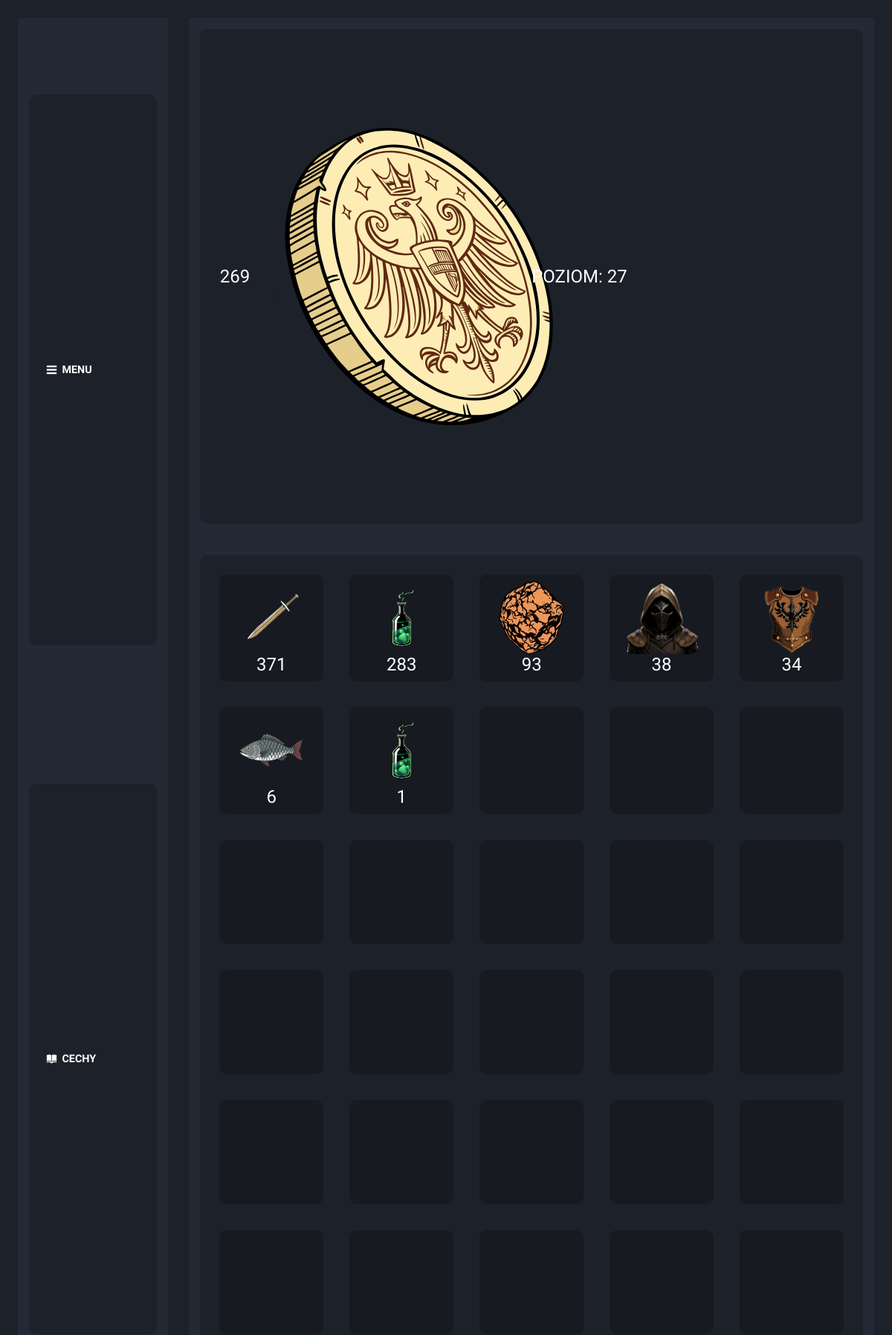
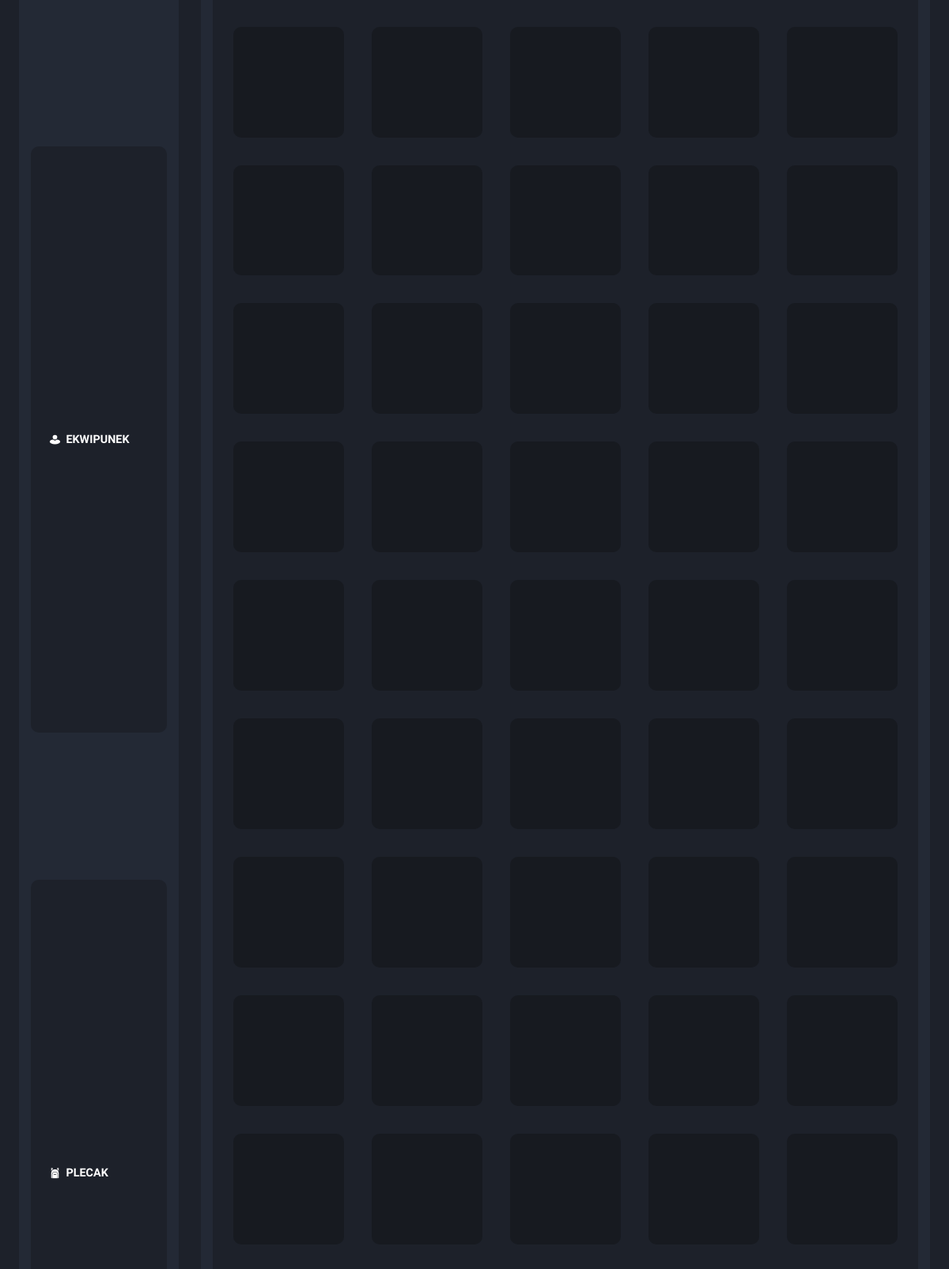
Page /backpack/index.php (signed in, upper part) on the committed database (2 pictures, top to bottom).
### tables this page shows
CREATE TABLE `users` (
  `ID` int(11) NOT NULL,
  `Login` varchar(255) NOT NULL,
  `Email` varchar(255) NOT NULL,
  `Password` varchar(255) NOT NULL,
  `money` int(11) NOT NULL DEFAULT 0,
  `b_upgrade` int(11) NOT NULL DEFAULT 0,
  `m_upgrade` int(11) NOT NULL DEFAULT 0,
  `t_upgrade` int(11) NOT NULL DEFAULT 0,
  `f_upgrade` int(11) NOT NULL DEFAULT 0
);

CREATE TABLE `statistic` (
  `ID` int(255) NOT NULL,
  `STR` int(255) NOT NULL DEFAULT 10,
  `DEX` int(255) NOT NULL DEFAULT 10,
  `INT` int(255) NOT NULL DEFAULT 10,
  `VIT` int(255) NOT NULL DEFAULT 10,
  `END` int(255) NOT NULL DEFAULT 10,
  `LUCK` int(255) NOT NULL DEFAULT 10,
  `LVL` int(255) NOT NULL DEFAULT 1,
  `XP` int(255) NOT NULL DEFAULT 0
);

CREATE TABLE `inventory` (
  `SID` int(11) NOT NULL,
  `user_ID` int(11) NOT NULL,
  `Item_ID` int(11) NOT NULL,
  `quantity` int(11) NOT NULL
);

CREATE TABLE `items` (
  `ID` int(11) NOT NULL,
  `type` varchar(255) NOT NULL,
  `name` varchar(255) NOT NULL,
  `description` varchar(255) NOT NULL,
  `image` varchar(255) NOT NULL,
  `price` int(11) NOT NULL,
  `P_dmg` int(11) NOT NULL DEFAULT 0,
  `S_dmg` int(11) NOT NULL DEFAULT 0,
  `B_dmg` int(11) NOT NULL DEFAULT 0,
  `A_s` int(11) NOT NULL DEFAULT 0,
  `F_dmg` int(11) NOT NULL DEFAULT 0,
  `I_dmg` int(11) NOT NULL DEFAULT 0,
  `E_dmg` int(11) NOT NULL DEFAULT 0,
  `P_def` int(11) NOT NULL DEFAULT 0,
  `S_def` int(11) NOT NULL DEFAULT 0,
  `B_def` int(11) NOT NULL DEFAULT 0,
  `F_def` int(11) NOT NULL DEFAULT 0,
  `I_def` int(11) NOT NULL DEFAULT 0,
  `E_def` int(11) NOT NULL DEFAULT 0,
  `ADD_def` int(11) NOT NULL DEFAULT 0,
  `ADD_atk` int(11) NOT NULL DEFAULT 0,
  `ADD_hp` int(11) NOT NULL DEFAULT 0,
  `weapon_type` text NOT NULL DEFAULT 'none',
  `equipable` tinyint(1) NOT NULL DEFAULT 0
);

### backpack/index.php (the view, shortened to what this page needs)
<!DOCTYPE html>
<html lang="en">
<head>
    <link rel="stylesheet" href="style.css">
</head>
<body>
    <?php
        function scale($x, $y){
            $suffix = "";
            $x=$x*10;
            $x=round($x);
            $x=$x/10;
            return $x.$suffix;
        }
    ?>
    <aside id="menu">
        <section class="menu" onclick="hide()">
            <div class="menu_icon"><img src="../icons/menu.svg" alt=""></div>
            <div class="menu_text">MENU</div>
        </section>
        <section class="menu" onclick="character()">
            <div class="menu_icon"><img src="../icons/skill.svg" alt=""></div>
            <div class="menu_text">CECHY</div>
        </section>
        <section class="menu" onclick="equipment()">
            <div class="menu_icon"><img src="../icons/equipment.svg" alt=""></div>
            <div class="menu_text">EKWIPUNEK</div>
        </section>
        <section class="menu" onclick="backpack()">
            <div class="menu_icon"><img src="../icons/backpack.svg" alt=""></div>
            <div class="menu_text">PLECAK</div>
        </section>
    </aside>
    <main id="glowny">
        <header>
            <?php
            $connect=mysqli_connect("localhost","root","","rpg");
            $sql="SELECT money FROM users WHERE ID={$_SESSION["LOG-IN"]};";
            $resoult=mysqli_query($connect,$sql);
            while($row=mysqli_fetch_assoc($resoult))
            {
                $money=scale($row['money'],100000);
                echo "<section><span id='money'>{$money}</span><img src='../icons/coin.svg' alt='coin'></section>";
            }
            $sql="SELECT * FROM statistic WHERE ID='{$_SESSION['LOG-IN']}';";
            $resoult=mysqli_query($connect,$sql);
            while($row=mysqli_fetch_assoc($resoult))
                echo "<section>POZIOM: {$row['LVL']}</section>";
            ?>
        </header>
        <section class="inventory">
                <?php
                $sql="SELECT * FROM inventory LEFT JOIN items ON inventory.Item_ID=items.ID WHERE user_ID={$_SESSION["LOG-IN"]} ORDER BY quantity desc;";
                $resoult=mysqli_query($connect,$sql);
                while($row=mysqli_fetch_assoc($resoult))
                {
                    if($row['Item_ID']==0)
                        echo "<section class='inventory_slot'></section>";
                    else
                    {
                        $quantity=scale($row['quantity'],1000);
                        echo"
                            <section class='inventory_slot' id='slot{$row['SID']}' onclick='show_desc(\"#id{$row['SID']}\")'>
                                <img src='../items/{$row['image']}' alt=''>
                                <span id='IQ{$row['SID']}'>$quantity</span>
                            </section>
                        ";
                    }
                }
                ?>
        </section>
    </main>
</body>
</html>

### backpack/style.css (style rules this page uses)
body,html { padding: 0; margin: 0; width: 100%; height: 100%; }
* { font-family: "Comfortaa", Verdana, Geneva, Tahoma, sans-serif; transition: 1s ease; color: white; font-size: 2svw; border-radius: 10px; }
body { display: flex; flex-wrap: wrap; overflow: hidden; background-color: #1d212a; box-sizing: border-box; padding: 2%; }
main { width: 80%; height: 100%; background-color: #232935; box-sizing: border-box; border: 3px #232935 solid; border-radius: 2px; transition: 1s ease; padding: 1%; display: flex; flex-wrap: wrap; overflow: hidden; position: relative; animation:normal 3s main; }
header { width: 100%; height: 9%; margin-bottom: 1%; background-color: #1d212a; display: flex; padding: 0 3%; box-sizing: border-box; align-items: center; justify-content: left; }
header>section>img { height: 60%; margin-left: 5%; }
header>section { display: flex; align-items: center; justify-content: left; height: 100%; width: 50%; font-size: 2svw; }
aside { right: 0%; width: 17.5%; margin-right: 2.5%; height: 100%; background-color: #232935; box-sizing: border-box; border: 3px #232935 solid; border-radius: 2px; transition: 1s ease; display: flex; flex-wrap: wrap; padding: 1%; align-items: center; }
.menu { display: flex; align-items: center; justify-content: center; width: 100%; margin-bottom: 5%; height: 10%; background-color: #1d212a; overflow: hidden; box-sizing: border-box; padding: 10%; transition: 0.5s ease; }
span { text-align: center; }
.menu_icon>img { width: 70%; aspect-ratio: 1; }
.menu>div { opacity: 1; display: flex; align-items: center; transition: 1s ease; height: 100%; }
.menu_icon { width: 20%; justify-content: center; }
.menu_text { width: 80%; justify-content: left; font-size: 1.2svw; font-weight: bold; color: white; }
.inventory { display: flex; flex-wrap: wrap; width: 100%; height: 90%; background-color: #1d212a; overflow: auto; overflow-x: hidden; padding: 1%; box-sizing: border-box; align-content: flex-start; }
.inventory_slot { display: flex; flex-wrap: wrap; margin: 2%; width: 16%; aspect-ratio: 1; background: #171a20; justify-content: center; padding: 1%; box-sizing: border-box; }
.inventory_slot>img { height: 80%; aspect-ratio: 1; }
.inventory_slot>span { width: 100%; }

### rows in the picture
users: money "269"
statistic: LVL "27"
inventory: Item_ID.image (picture), quantity "371"
inventory: Item_ID.image (picture), quantity "283"
inventory: Item_ID.image (picture), quantity "93"
inventory: Item_ID.image (picture), quantity "38"
inventory: Item_ID.image (picture), quantity "34"
inventory: Item_ID.image (picture), quantity "6"
inventory: Item_ID.image (picture), quantity "1"
